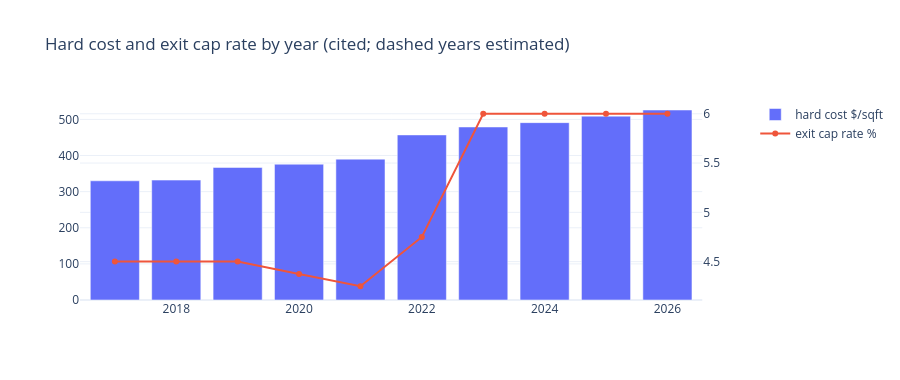

Notebook cell for this chart:
### Markdown cell above
## Part 2b — Cost and cap rate, by year, from cited sources

📝 **Plan.** A building is decided in one year and priced in that year's money. Two cited series:

- **Construction cost.** Terner Center, *The Hard Costs of Construction* (March 2020, 240 California projects): Bay Area
  hard costs *"more than $380 per square foot in 2018"*; affordable projects cost **$48/sqft more** than market-rate;
  Type I (concrete/steel) **+$65–71**. → market-rate 2018 base **$332/sqft**, towers +$68. Escalated each year by the
  **TBD Consultants San Francisco bid index** (bid prices on new construction; City & County of San Francisco, Annual
  Infrastructure Construction Cost Inflation Estimate memos of October 2022 and October 21, 2024).
- **Exit cap rate.** CBRE U.S. Cap Rate Survey, multifamily infill, Class A stabilized, **Oakland**: H2 2017 and H2 2019
  4.25–4.75%, H2 2023 and H1 2024 5.5–6.5%. CBRE's 2021–22 editions list no Oakland multifamily; those years are
  **estimated** from San Francisco (3.5–4% in H2 2021 and H1 2022, 4.5–5% in H2 2022) plus Oakland's observed 50 bps
  premium. 2018 and 2020 are **interpolated**. Every value carries its basis below.

### Code cell
cal = pd.DataFrame([{'year': y, 'hard cost $/sqft (market, non-tower)': round(pp.hard_cost(y)),
                     'escalation from prior year': pp.ESCALATION.get(y), 'exit cap rate': pp.EXIT_CAP[y],
                     'cap-rate basis': pp.EXIT_CAP_BASIS[y], 'hurdle (cap + spread)': round(pp.EXIT_CAP[y] + pp.SPREAD, 4)}
                    for y in range(2017, 2027)])
display(cal)
try:
    import plotly.graph_objects as go
    from plotly.subplots import make_subplots
    fig = make_subplots(specs=[[{'secondary_y': True}]])
    fig.add_bar(x=cal['year'], y=cal['hard cost $/sqft (market, non-tower)'], name='hard cost $/sqft')
    fig.add_scatter(x=cal['year'], y=cal['exit cap rate'] * 100, name='exit cap rate %', mode='lines+markers',
                    secondary_y=True)
    fig.update_layout(title='Hard cost and exit cap rate by year (cited; dashed years estimated)', template='plotly_white',
                      height=380)
    fig.show()
except ImportError:
    pass

### Figure 1 — Plotly figure (JSON) as saved in the notebook; plotly's stock layout.template omitted (floating-point values rounded to 4 significant figures)
{"data": [{"name": "hard cost $/sqft", "type": "bar", "x": [2017, 2018, 2019, 2020, 2021, 2022, 2023, 2024, 2025, 2026], "y": [330, 332, 367, 376, 390, 457, 479, 491, 509, 526]}, {"mode": "lines+markers", "name": "exit cap rate %", "type": "scatter", "x": [2017, 2018, 2019, 2020, 2021, 2022, 2023, 2024, 2025, 2026], "xaxis": "x", "y": [4.5, 4.5, 4.5, 4.375, 4.25, 4.75, 6.0, 6.0, 6.0, 6.0], "yaxis": "y2"}], "layout": {"height": 380, "title": {"text": "Hard cost and exit cap rate by year (cited; dashed years estimated)"}, "xaxis": {"anchor": "y", "domain": [0.0, 0.94]}, "yaxis": {"anchor": "x", "domain": [0.0, 1.0]}, "yaxis2": {"anchor": "x", "overlaying": "y", "side": "right"}}}
